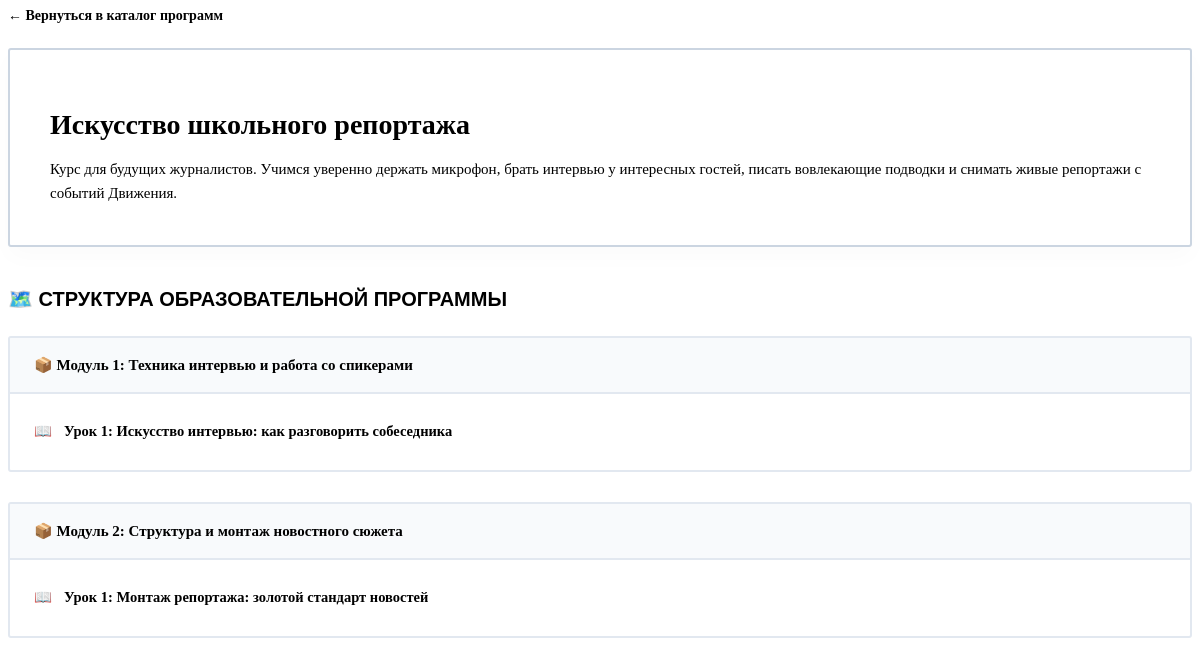
Page /course/3/ (signed in) on the committed database.
### core/models.py (models this page shows, shortened)
class Course(models.Model):
    title = models.CharField(max_length=200, verbose_name="Название курса")
    description = models.TextField(verbose_name="Описание курса")
    THEME_CHOICES = [
        ('media', 'Медиа и коммуникации'),
        ('leadership', 'Лидерство и команда'),
        ('science', 'Наука и технологии'),
        ('volunteering', 'Волонтерство и добрые дела'),
    ]
    AGE_CHOICES = [
        ('6-11', 'Младшие классы (6-11 лет)'),
        ('12-15', 'Средние классы (12-15 лет)'),
        ('16-18', 'Старшие классы и студенты (16-18 лет)'),
    ]
    FORMAT_CHOICES = [
        ('online', 'Онлайн-курс'),
        ('hybrid', 'Интенсив / Смешанный'),
    ]
    theme = models.CharField(max_length=30, choices=THEME_CHOICES, default='media', verbose_name="Тема курса")
    age_category = models.CharField(max_length=10, choices=AGE_CHOICES, default='12-15', verbose_name="Возраст участников")
    course_format = models.CharField(max_length=10, choices=FORMAT_CHOICES, default='online', verbose_name="Формат обучения")

class Module(models.Model):
    course = models.ForeignKey(Course, on_delete=models.CASCADE, related_name='modules', verbose_name="Курс")
    title = models.CharField(max_length=200, verbose_name="Название модуля")
    order = models.PositiveIntegerField(default=0, verbose_name="Порядок отображения")
    class Meta:
        ordering = ['order']

class Lesson(models.Model):
    module = models.ForeignKey(Module, on_delete=models.CASCADE, related_name='lessons', verbose_name="Модуль")
    title = models.CharField(max_length=200, verbose_name="Название урока")
    content = models.TextField(verbose_name="Текст урока (Лонгрид)")
    video_url = models.URLField(blank=True, verbose_name="Ссылка на видео (если есть)")
    test_question = models.TextField(verbose_name="Вопрос теста", blank=True, null=True)
    option_a = models.CharField(max_length=255, verbose_name="Вариант А", blank=True, null=True)
    option_b = models.CharField(max_length=255, verbose_name="Вариант Б", blank=True, null=True)
    option_c = models.CharField(max_length=255, verbose_name="Вариант В", blank=True, null=True)
    option_d = models.CharField(max_length=255, verbose_name="Вариант Г", blank=True, null=True)
    correct_answer = models.CharField(
        max_length=1,
        choices=[('A', 'А'), ('B', 'Б'), ('C', 'В'), ('D', 'Г')],
        verbose_name="Буква правильного ответа (A, B, C, D)",
        blank=True,
        null=True
    )

### core/views.py (the view)
# urls.py: path('course/<int:course_id>/', views.course_detail_view, name='course_detail'),
@login_required(login_url='login')
def course_detail_view(request, course_id):
    course = get_object_or_404(Course, id=course_id)
    return render(request, 'course_detail.html', {'course': course})

### core/templates/course_detail.html (shortened to what this page needs)
{% extends 'base.html' %}
{% load static %}
{% block content %}
<a href="/" class="back-link">← Вернуться в каталог программ</a>
<div class="course-hero-box">
    <h1>{{ course.title }}</h1>
    <p style="color: var(--text-slate); font-size: 15px; line-height: 1.6; font-weight: 500; margin: 0;">
        {{ course.description }}
    </p>
</div>
<h2 style="font-family: 'Montserrat', 'Arial Black', sans-serif; font-weight: 900; font-size: 20px; text-transform: uppercase; margin-bottom: 25px; color: var(--pervye-black);">
    🗺️ Структура образовательной программы
</h2>
<div style="width: 100%;">
    {% for module in course.modules.all %}
    <div class="module-wrapper">
        <div class="module-title-banner">
            <h3>📦 {{ module.title }}</h3>
        </div>
        <div class="lessons-list-box">
            {% for lesson in module.lessons.all %}
            <a href="/lesson/{{ lesson.id }}/" class="lesson-row-item">
                <div class="lesson-info-side">
                    <span>📖</span>
                    <span>{{ lesson.title }}</span>
                </div>
                <div class="btn-go-lesson">Изучить</div>
            </a>
            {% empty %}
            <div style="padding: 15px 24px; color: #94A3B8; font-size: 13.5px; font-weight: 500;">
                В этом модуле ещё нет лекционных материалов.
            </div>
            {% endfor %}
        </div>
    </div>
    {% empty %}
    <div style="text-align: center; padding: 40px; border: 2px dashed #CBD5E1; border-radius: 3px; background: white;">
        <h4 style="color: #64748B; font-size: 15px; margin: 0;">Разделы программы сейчас наполняются администратором.</h4>
    </div>
    {% endfor %}
</div>
{% endblock %}

### core/templates/course_detail.html (style rules this page uses)
.back-link { color: var(--pervye-blue); text-decoration: none; font-weight: 700; font-size: 14px; display: inline-block; margin-bottom: 24px; }
.course-hero-box { background: var(--pervye-white) !important; border: 2px solid #CBD5E1 !important; border-radius: 3px !important; padding: 40px; margin-bottom: 40px; box-shadow: 0 10px 25px rgba(0, 0, 0, 0.02); }
.course-hero-box h1 { font-size: 28px; color: var(--pervye-black); margin-bottom: 16px; }
.module-wrapper { margin-bottom: 30px; }
.module-title-banner { background: #F8FAFC; border: 2px solid #E2E8F0; border-bottom: none; border-radius: 3px 3px 0 0 !important; padding: 18px 24px; }
.module-title-banner h3 { font-size: 15px; color: var(--pervye-blue); margin: 0; }
.lessons-list-box { background: var(--pervye-white); border: 2px solid #E2E8F0; border-radius: 0 0 3px 3px !important; padding: 10px 0; }
.lesson-row-item { display: flex; justify-content: space-between; align-items: center; padding: 14px 24px; border-bottom: 1px solid #F1F5F9; text-decoration: none; color: var(--pervye-black); transition: background 0.2s; }
.lesson-row-item:last-child { border-bottom: none; }
.lesson-info-side { display: flex; align-items: center; gap: 12px; font-weight: 600; font-size: 14.5px; }
.btn-go-lesson { background: var(--pervye-red); color: white !important; border: none; padding: 8px 16px; border-radius: 3px !important; font-family: 'Montserrat', sans-serif; font-size: 11px; font-weight: 800; text-transform: uppercase; letter-spacing: 0.5px; }

### rows in the picture
Course: title "Искусство школьного репортажа", description "Курс для будущих журналистов. Учимся уверенно держать микрофон, брать интервью у интересных гостей, писать вовлекающие подводки и снимать живые репортажи с событий Движения."
Module: title "Модуль 1: Техника интервью и работа со спикерами"
Lesson: title "Урок 1: Искусство интервью: как разговорить собеседника"
Module: title "Модуль 2: Структура и монтаж новостного сюжета"
Lesson: title "Урок 1: Монтаж репортажа: золотой стандарт новостей"
